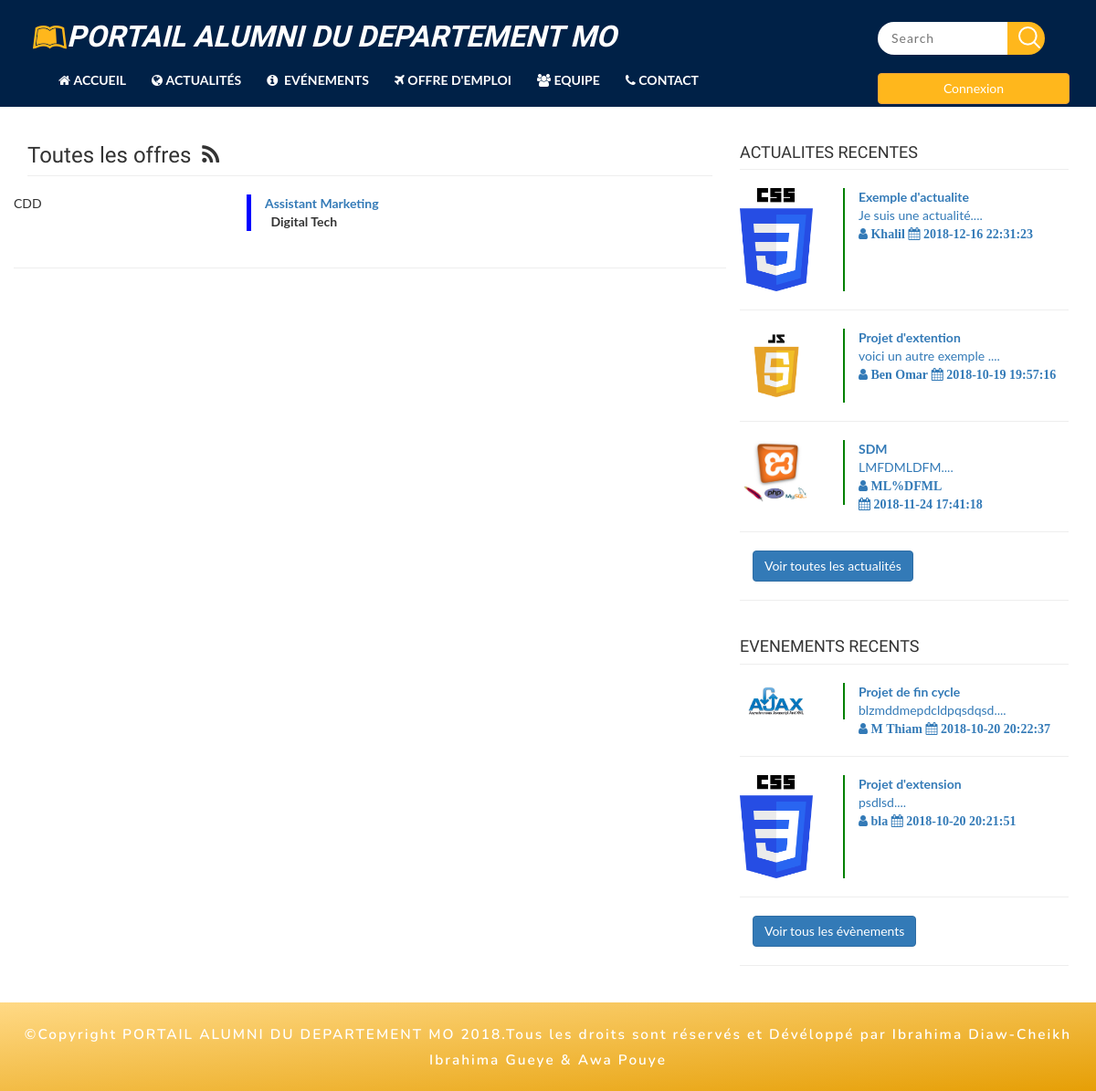
The app's page /offre_emploi.php with its own data.
### tables this page shows
CREATE TABLE `offre` (
  `id` int(11) NOT NULL,
  `entreprise` varchar(255) NOT NULL,
  `description` text NOT NULL,
  `secteur` varchar(255) NOT NULL,
  `site` varchar(255) NOT NULL,
  `slogan` varchar(255) NOT NULL,
  `titre` varchar(255) NOT NULL,
  `mission` text NOT NULL,
  `date_debut` date NOT NULL,
  `contrat` varchar(255) NOT NULL,
  `duree` varchar(255) NOT NULL,
  `ville` varchar(255) NOT NULL,
  `profil` varchar(255) NOT NULL,
  `niveau` varchar(50) NOT NULL,
  `competence` varchar(500) NOT NULL,
  `date` timestamp NOT NULL DEFAULT CURRENT_TIMESTAMP ON UPDATE CURRENT_TIMESTAMP
);

CREATE TABLE `actualite` (
  `id` int(11) NOT NULL,
  `titre` text NOT NULL,
  `auteur` varchar(250) NOT NULL,
  `image` varchar(250) NOT NULL,
  `description` text NOT NULL,
  `contenu` text NOT NULL,
  `date` timestamp NOT NULL DEFAULT CURRENT_TIMESTAMP ON UPDATE CURRENT_TIMESTAMP
);

CREATE TABLE `ajout_evenement` (
  `id` int(11) NOT NULL,
  `titre` text NOT NULL,
  `auteur` varchar(250) NOT NULL,
  `image` varchar(255) NOT NULL,
  `description` text NOT NULL,
  `contenu` text NOT NULL,
  `date` timestamp NOT NULL DEFAULT CURRENT_TIMESTAMP ON UPDATE CURRENT_TIMESTAMP
);

### setting/config.php (called while the page is built, shortened)
<?php
class projet
{
	public function evenement_du_jour()
	{
        $datalist=array();
		$db= new PDO("mysql:host=localhost;dbname=gestion_alumni","root","");
		$query=$db->prepare("select * from 	ajout_evenement ");
		$query->execute();
		while ($data=$query->fetch()) {
			$datalist[] = $data;
		}
		return $datalist;
	}
public function actualite_du_jour()
	{
        $datalist=array();
		$db= new PDO("mysql:host=localhost;dbname=gestion_alumni","root","");
		$query=$db->prepare("select * from actualite ");
		$query->execute();
		while ($data=$query->fetch()) {
			$datalist[] = $data;
		}
		return $datalist;
	}
public function liste_offre()
	{
        $datalist=array();
		$db= new PDO("mysql:host=localhost;dbname=gestion_alumni","root","");
		$query=$db->prepare("select * from offre ");
		$query->execute();
		while ($data=$query->fetch()) {
			$datalist[] = $data;
		}
		return $datalist;
	}
	}

### offre_emploi.php (the view, shortened to what this page needs)
<?php
require_once 'setting/config.php';
    $liste = $alumni->actualite_du_jour();
    $detail=$alumni->evenement_du_jour();
    $offre=$alumni->liste_offre();
 ?>
<!DOCTYPE html>
<html lang="zxx">
<head>
<link rel="stylesheet" href="css/bootstrap.css">
<link rel="stylesheet" href="css/style.css" type="text/css" media="all" />
<link rel="stylesheet" href="css/sidebar.css" type="text/css" media="all" />
<link rel="stylesheet" href="css/font-awesome.css">
<link rel="stylesheet" href="css/swipebox.css">
<link rel="stylesheet" href="css/jquery-ui.css" />
</head>
<body>
<div id="main">
  <header>
  <div class="main_section_agile" id="home">
  <div class="agileits_w3layouts_banner_nav">
    <nav class="navbar navbar-default">
      <div class="navbar-header navbar-left">
      <h1><a class="navbar-brand" href="index.php"><i class="fa fa-leanpub" aria-hidden="true"></i>PORTAIL ALUMNI DU DEPARTEMENT MO</a></h1>
      </div>
      <div class="w3layouts_header_right">
          <form action="#" method="post">
          <input name="Search here" type="search" placeholder="Search" required="">
          <input type="submit" value="">
        </form>&nbsp;
        <div style="cursor:pointer" onclick="openNav()" >
       <button class="btn btn-warning" style="width:15em;background: #ffb71c;">Connexion</button>
      </div>
      </div>
      <div class="collapse navbar-collapse navbar-right" id="bs-example-navbar-collapse-1">
        <nav class="link-effect-2" id="link-effect-2">
          <ul class="nav navbar-nav">
            <ul class="nav navbar-nav">
            <li><a href="index.php" class="effect-3"><i class="fa fa-home">&nbsp;</i>Accueil</a></li>
            <li><a href="liste_actualite.php" class="effect-3"><i class="fa fa-globe">&nbsp;</i>Actualités</a></li>
            <li><a href="liste_evenement.php" class="effect-3 "><i class="fa fa-info-circle">&nbsp;</i> Evénements</a></li>
            <li><a href="offre_emploi.php" class="effect-3"><i class="fa fa-plane">&nbsp;</i>Offre d'emploi</a></li>
            <li><a href="#team" class="effect-3 scroll"><i class="fa fa-group">&nbsp;</i>Equipe</a></li>
            <li><a href="#mail" class="effect-3 scroll"><i class="fa fa-phone">&nbsp;</i>Contact</a></li>
          </ul>
          </ul>
        </nav>
      </div>
    </nav>
    </div>
    </div>
</header>
<div class="container">
  <div class="row">
    <div class="col-lg-8">
        <div class="abt-w3l">
           <div class="header-w3l">
            <h3 class="page-header">
              Toutes les offres&nbsp;
              <i class="fa fa-feed"></i>
            </h3>
          </div>
        </div>
        <div class="row">
          <div class="row">
                <?php
                 foreach ($offre as $key => $v)
                {
                ?>
            <div class="col-lg-4">
             <?php echo $v['contrat']; ?>
            </div>
            <div class="col-lg-8" style="border-left: 5px solid blue">
            <a href="offre_detail.php?id=<?php echo $v['id']; ?>">
              <b><?php echo $v['titre']; ?></b></a>
            <br><b><i>&nbsp;</i><?php echo" ".$v['entreprise']; ?></b>
          </div>
        </div>
        <br>
        <hr>
      <?php }; ?>
    </div>
  </div>
    <div class="col-lg-4">
      <h4 class="page-header">ACTUALITES RECENTES </h4>
               <?php
                 foreach ($liste as $key => $v)
                {
                ?>
               <div class="row">
                <a href="actualite.php?id=<?=$v['id']?>">
                 <div class="col-md-4" style="border-right: 2px solid green;"><img src="album/<?php echo $v['image']; ?>" style="width: 80px;" ></div>
                 <div class="col-lg-8"><b><?php echo $v['titre']; ?></b><br><?php echo $v['description']; ?>....<br>
                 <span class="fa fa-user"><strong><?php echo" ".$v['auteur']; ?></strong></span>
                <span class="fa fa-calendar"><strong><?php echo" ".$v['date']; ?></strong></span>
                </div>
                 </a>
               </div><hr>
                <?php   };?>
                <a href="liste_actualite.php">
                <div class="form-group">
                  <button type="button" class="btn btn-primary" align="right">
                    Voir toutes les actualités
                  </button>
                </div>
              </a><hr>
                <h4 class="page-header">EVENEMENTS RECENTS </h4>
               <?php
                 foreach ($detail as $key => $v)
                {
                ?>
               <div class="row">
                <a href="evenement.php?id=<?=$v['id']?>">
                 <div class="col-md-4" style="border-right: 2px solid green;"><img src="album/<?php echo $v['image']; ?>" style="width: 80px;" ></div>
                 <div class="col-lg-8"><b><?php echo $v['titre']; ?></b><br><?php echo $v['description']; ?>....<br>
                 <span class="fa fa-user"><strong><?php echo" ".$v['auteur']; ?></strong></span>
                <span class="fa fa-calendar"><strong><?php echo" ".$v['date']; ?></strong></span>
                </div>
                 </a>
               </div><hr>
                <?php   };?>
                <a href="liste_evenement.php">
                <div class="form-group">
                  <button type="button" class="btn btn-primary" align="right">
                    Voir tous les évènements
                  </button>
                </div>
                </a><hr>
    </div>
  </div>
</div><br>
<div class="w3layouts_copy_right">
  <div class="container-fluid">
    <p>©Copyright PORTAIL ALUMNI DU DEPARTEMENT MO 2018.Tous les droits sont réservés et Dévéloppé par Ibrahima Diaw-Cheikh Ibrahima Gueye & Awa Pouye</p>
  </div>
</div>
</div>
</body>
</html>

### css/style.css (style rules this page uses)
body { padding:0; margin:0; background:#fff; position:relative; font-family: 'Nunito', sans-serif; }
body a { transition:0.5s all; -webkit-transition:0.5s all; -moz-transition:0.5s all; -o-transition:0.5s all; -ms-transition:0.5s all; }
input[type="button"],input[type="submit"],.contact-form input[type="submit"] { transition:0.5s all; -webkit-transition:0.5s all; -moz-transition:0.5s all; -o-transition:0.5s all; -ms-transition:0.5s all; }
h1,h2,h3,h4,h5,h6 { margin:0; font-family: 'Exo 2', sans-serif; }
p { margin:0; font-family: 'Nunito', sans-serif; letter-spacing:1px; color:#999; line-height:1.8em; font-size:1em; }
ul { margin:0; padding:0; }
.main_section_agile { background: #002147; }
.navbar-default { background: none; border: none; }
.navbar { margin-bottom: 0; }
.navbar-collapse { padding: 0; }
.navbar-right { margin-right: 0; }
.navbar-default .navbar-nav > li > a { font-weight: 700; letter-spacing: 1px; }
.navbar-nav > li > a { margin: 0 1.5em; padding: 0 0 0.5em; text-transform: uppercase; }
nav.navbar.navbar-default { background: none; padding: 1.7em 0 0.2em 0; }
.navbar-default .navbar-nav > li > a { color:#fff; }
a.navbar-brand { color: #fff!important; padding: 0; font-size: 0.9em; font-weight: 700; text-transform: uppercase; font-style: italic; }
a.navbar-brand i { color:#ffb71c; }
.navbar-right { float: left !important; }
div#bs-example-navbar-collapse-1 { margin-top: .3em; padding-left: 4em; }
.effect-3 { overflow: hidden; }
.effect-3:before { left: -1px; bottom: 0; width: 100%; height: 2px; background:#ffb71c; content: ''; position: absolute; transition: transform .5s ease; transform: translateX(-100%); -webkit-transform: translateX(-100%); -moz-transform: translateX(-100%); -o-transform: translateX(-100%); -ms-transform: translateX(-100%); }
.agileits_w3layouts_banner_nav { margin: 0 auto; width: 90%; }
.w3layouts_header_right { float: right; position: relative; width: 18%; margin-left: .5em; }
.w3layouts_header_right input[type="search"] { width: 70%; border-top-left-radius: 20px; border-bottom-left-radius: 20px; outline: none; border: none; background: #fff; color: #999; padding: 8px 15px 8px 15px; font-size: 1em; float: left; letter-spacing: 1px; }
.w3layouts_header_right input[type="submit"] { outline: none; border: none; background: #ffb71c url(../images/search.png)no-repeat 12px 5px; color: #fff; padding: 8px 0; width: 20%; border-top-right-radius: 20px; border-bottom-right-radius: 20px; -webkit-transition: all 0.2s ease 0s; -moz-transition: all 0.2s ease 0s; -o-transition: all 0.2s ease 0s; -ms-transition: all 0.2s ease 0s; }
.form-group { margin: 0 0 0 1em; }
.w3layouts_copy_right { padding: 1.5em 0; text-align: center; background:-webkit-linear-gradient(#ffd985,#e69f06); background:-moz-linear-gradient(#ffd985,#e69f06); background:-ms-linear-gradient(#ffd985,#e69f06); background: linear-gradient(to right bottom,#ffd985,#e69f06); }
.w3layouts_copy_right p { color: #fff; font-weight: 600; letter-spacing: 2px; font-size: 1.1em; }
@media (max-width: 1440px) { .navbar-nav > li > a { margin: 0 1em; } }
@media (max-width: 1440px) { div#bs-example-navbar-collapse-1 { padding-left: 3em; } }
@media (max-width: 1366px) { .navbar-default .navbar-nav > li > a { letter-spacing: 0px; } }
@media (max-width: 1280px) { .agileits_w3layouts_banner_nav { width: 94%; } }
@media (max-width: 1280px) { div#bs-example-navbar-collapse-1 { padding-left: 1em; } }

### css/sidebar.css (style rules this page uses)
body { font-family: "Lato", sans-serif; }
#main { transition:0.5s; }

### records on screen
offre: contrat "CDD", titre "Assistant Marketing", entreprise "Digital Tech"
actualite: image (picture), titre "Exemple d'actualite", description "Je suis une actualité", auteur "Khalil", date "2018-12-16 22:31:23"
actualite: image (picture), titre "Projet d'extention", description "voici un autre exemple", auteur "Ben Omar", date "2018-10-19 19:57:16"
actualite: image (picture), titre "SDM", description "LMFDMLDFM", auteur "ML%DFML", date "2018-11-24 17:41:18"
ajout_evenement: image (picture), titre "Projet de fin cycle", description "blzmddmepdcldpqsdqsd", auteur "M Thiam", date "2018-10-20 20:22:37"
ajout_evenement: image (picture), titre "Projet d'extension", description "psdlsd", auteur "bla", date "2018-10-20 20:21:51"
